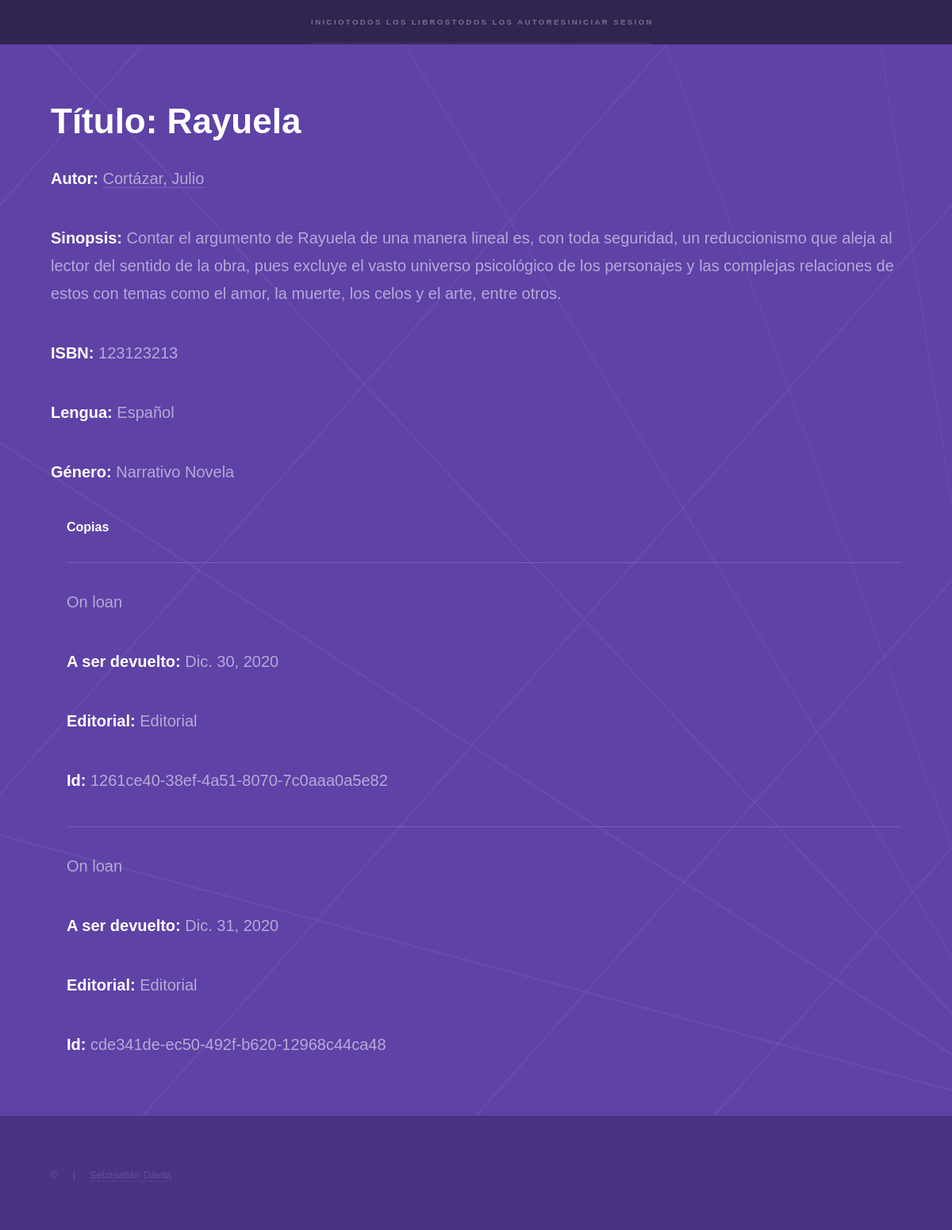
/catalog/book/2, run on the app's committed database.
### catalog/models.py (models this page shows, shortened)
class Book(models.Model):
    title = models.CharField(max_length=200)
    author = models.ForeignKey('Author', on_delete=models.SET_NULL, null=True)
    summary = models.TextField(max_length=1000, help_text="Enter a brief description of the book")
    isbn = models.CharField('ISBN', max_length=13,
                            unique=True,
                            help_text='13 Character <a href="https://www.isbn-international.org/content/what-isbn'
                                      '">ISBN number</a>')
    genre = models.ManyToManyField(Genre, help_text="Select a genre for this book")
    language = models.ForeignKey('Language', on_delete=models.SET_NULL, null=True)
    class Meta:
        ordering = ['title', 'author']
        permissions = (("can_see_buttons", "Pueden modificar los Libros"),)
    def display_genre(self):
        """Creates a string for the Genre. This is required to display genre in Admin."""
        return ', '.join([genre.subgenre for genre in self.genre.all()[:3]])
    display_genre.short_description = 'Genre'

class Author(models.Model):
    first_name = models.CharField(max_length=100)
    last_name = models.CharField(max_length=100)
    date_of_birth = models.DateField(null=True, blank=True)
    date_of_death = models.DateField('died', null=True, blank=True)
    class Meta:
        ordering = ['last_name', 'first_name']
        permissions = (("can_see_buttons", "Pueden modificar los Autores"),)
    def __str__(self):
        return '{0}, {1}'.format(self.last_name, self.first_name)

class Language(models.Model):
    name = models.CharField(max_length=200,
                            help_text="Enter the book's natural language (e.g. English, French, Japanese etc.)")
    def __str__(self):
        return self.name

class Genre(models.Model):
    name = models.CharField(
        max_length=200,
        help_text="Ingrese un "
        )
    summary = models.TextField(max_length=1000, help_text="Ingrese un breve descripción del género.")
    subgenre = models.CharField(max_length= 200, help_text="Enter a book genre (e.g. Science Fiction, French Poetry etc.)")
    def __str__(self):
        return f'{self.name} {self.subgenre}'

class BookInstance(models.Model):
    id = models.UUIDField(primary_key=True, default=uuid.uuid4,
                          help_text="Unique ID for this particular book across whole library")
    book = models.ForeignKey('Book', on_delete=models.SET_NULL, null=True)
    imprint = models.CharField(max_length=200)
    due_back = models.DateField(null=True, blank=True)
    borrower = models.ForeignKey(User, on_delete=models.SET_NULL, null=True, blank=True)
    LOAN_STATUS = (
        ('d', 'Maintenance'),
        ('o', 'On loan'),
        ('a', 'Available'),
        ('r', 'Reserved'),
    )
    status = models.CharField(
        max_length=1,
        choices=LOAN_STATUS,
        blank=True,
        default='d',
        help_text='Dispobilidad del libro')
    class Meta:
        ordering = ['due_back']
        permissions = (("can_mark_returned", "Puede renovar la fecha de devolución"),)

### catalog/views.py (the view)
# urls.py: url(r'^book/(?P<pk>\d+)$', views.BookDetailView.as_view(), name='book-detail'),
class BookDetailView(generic.DetailView):
    model = Book

### catalog/templates/catalog/book_detail.html
{% extends "base_generic.html" %}
{% block content %}
  <h1>Título: {{ book.title }}</h1>
  <p><strong>Autor:</strong> <a href="{% url 'author-detail' book.author.pk %}">{{ book.author }}</a></p>
  <p><strong>Sinopsis:</strong> {{ book.summary }}</p>
  <p><strong>ISBN:</strong> {{ book.isbn }}</p>
  <p><strong>Lengua:</strong> {{ book.language }}</p>
  <p><strong>Género:</strong> {% for genre in book.genre.all %} {{ genre }}{% if not forloop.last %}, {% endif %}{% endfor %}</p>
  <div style="margin-left:20px;margin-top:20px">
    <h4>Copias</h4>
    {% for copy in book.bookinstance_set.all %}
    <hr>
    <p class="{% if copy.status == 'a' %}text-success{% elif copy.status == 'm' %}text-danger{% else %}text-warning{% endif %}">{{ copy.get_status_display }}</p>
    {% if copy.status != 'a' %}<p><strong>A ser devuelto:</strong> {{copy.due_back}}</p>{% endif %}
    <p><strong>Editorial:</strong> {{copy.imprint}}</p>
    <p class="text-muted"><strong>Id:</strong> {{copy.id}}</p>
    {% endfor %}
  </div>
{% endblock %}

### catalog/static/assets/css/main.css (style rules this page uses)
html, body, div, span, applet, object, iframe, h1, h2, h3, h4, h5, h6, p, blockquote, pre, a, abbr, acronym, address, big, cite, code, del, dfn, em, img, ins, kbd, q, s, samp, small, strike, strong, sub, sup, tt, var, b, u, i, center, dl, dt, dd, ol, ul, li, fieldset, form, label, legend, table, caption, tbody, tfoot, thead, tr, th, td, article, aside, canvas, details, embed, figure, figcaption, footer, header, hgroup, menu, nav, output, ruby, section, summary, time, mark, audio, video { margin: 0; padding: 0; border: 0; font-size: 100%; font: inherit; vertical-align: baseline; }
body { line-height: 1; }
body { -webkit-text-size-adjust: none; }
body { -ms-overflow-style: scrollbar; }
html { box-sizing: border-box; }
*, *:before, *:after { box-sizing: inherit; }
body { background: #312450; }
body, input, select, textarea { color: rgba(255, 255, 255, 0.55); font-family: Arial, Helvetica, sans-serif; font-size: 16.5pt; font-weight: normal; line-height: 1.75; }
@media screen and (max-width: 1680px) { body, input, select, textarea { font-size: 13pt; } }
@media screen and (max-width: 1280px) { body, input, select, textarea { font-size: 12pt; } }
a { -moz-transition: color 0.2s ease, border-bottom-color 0.2s ease; -webkit-transition: color 0.2s ease, border-bottom-color 0.2s ease; -ms-transition: color 0.2s ease, border-bottom-color 0.2s ease; transition: color 0.2s ease, border-bottom-color 0.2s ease; border-bottom: dotted 1px rgba(255, 255, 255, 0.35); color: inherit; text-decoration: none; }
strong, b { color: #ffffff; font-weight: bold; }
p { margin: 0 0 2em 0; }
h1, h2, h3, h4, h5, h6 { color: #ffffff; font-weight: bold; line-height: 1.5; margin: 0 0 0.5em 0; }
h1 { font-size: 2.75em; }
h4 { font-size: 1em; }
hr { border: 0; border-bottom: solid 1px rgba(255, 255, 255, 0.15); margin: 2em 0; }
#intro p { font-size: 1.25em; }

### data on the page
Book: title "Rayuela", author "Cortázar, Julio", summary "Contar el argumento de Rayuela de una manera lineal es, con toda seguridad, un reduccionismo que aleja al lector del sentido de la obra, pues excluye el vasto universo psicológico de los personajes y las complejas relaciones de estos con temas como el amor, la muerte, los celos y el arte, entre otros.", isbn "123123213", language "Español"
Genre: name+subgenre "Narrativo Novela"
BookInstance: status "On loan", due_back "Dic. 30, 2020", imprint "Editorial", id "1261ce40-38ef-4a51-8070-7c0aaa0a5e82"
BookInstance: status "On loan", due_back "Dic. 31, 2020", imprint "Editorial", id "cde341de-ec50-492f-b620-12968c44ca48"
